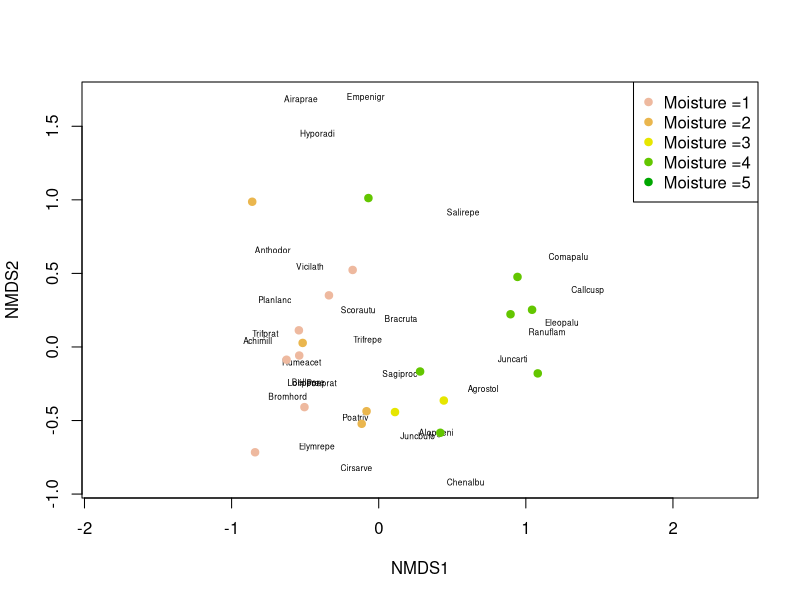
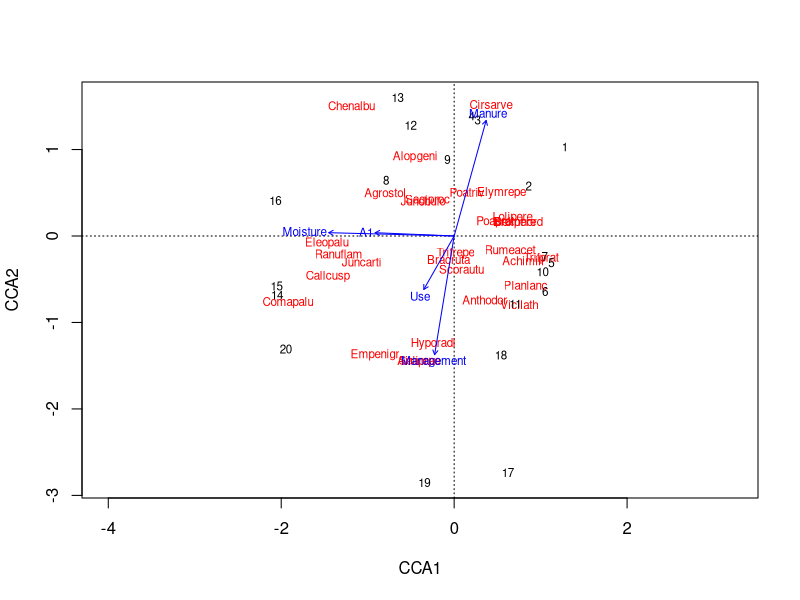
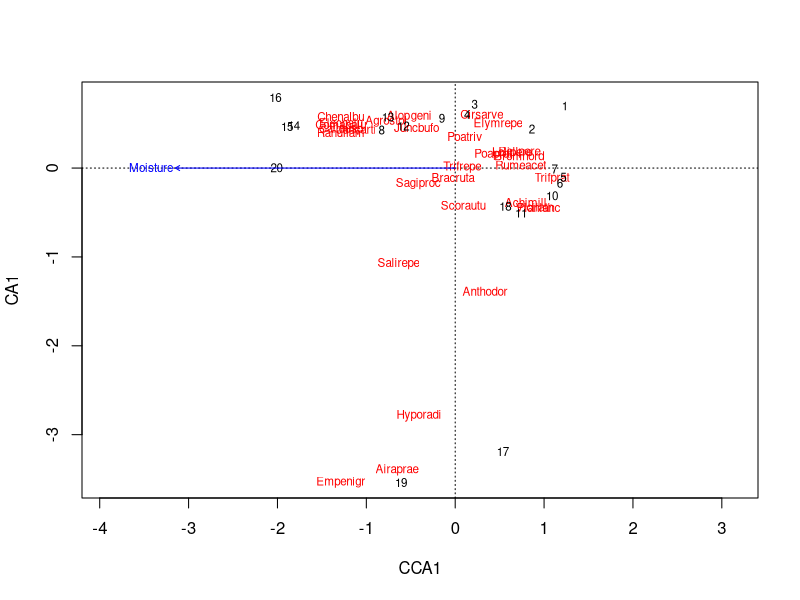

R code for these plots, in order:
## ---- chunk 1
knitr::opts_chunk$set(echo = TRUE)
## ---- chunk 2
library(vegan)
data(dune)
data(dune.env)
?dune
## ---- chunk 3
dune_mds = metaMDS(dune, distance = "bray")

plot(dune_mds, type='n')
text(dune_mds, 'sp', cex=.5)
# generate vector of colors 
color_vect = rev(terrain.colors(6))[-1]
points(dune_mds, 'sites', pch=19, col=color_vect[dune.env$Moisture])
legend('topright', paste("Moisture =", 1:5, sep=''), col=color_vect, pch=19)
## ---- chunk 4
dune.env$Moisture = as.numeric(dune.env$Moisture)
dune.env$Manure = as.numeric(dune.env$Manure)

# SF = 1, BF = 2, HF = 3, NM = 4
dune.env$Management = as.numeric(factor(dune.env$Management , levels=c("SF", "BF", "HF", "NM")))

# Haypastu = 1, Hayfield = 2, Pasture = 3
dune.env$Use = as.numeric(factor(dune.env$Use , levels=c("Haypastu", "Hayfield", "Pasture")))
## ---- chunk 5
dune_cca = cca(dune, dune.env)
dune_cca

plot(dune_cca)
## ---- chunk 6
dune_cca2 = cca(dune ~ Moisture, dune.env)
dune_cca2

plot(dune_cca2)
